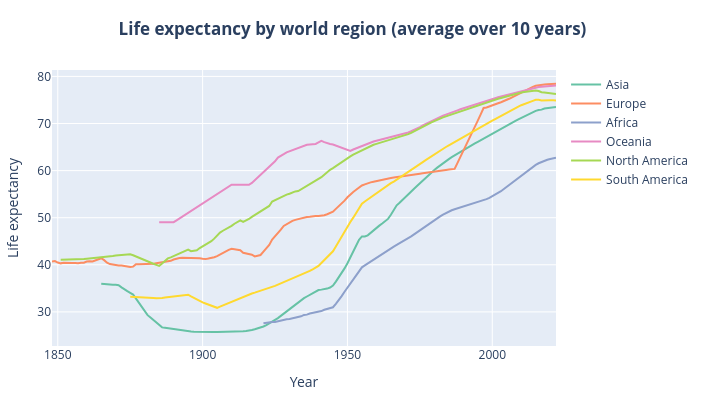

Write notebook code for a chart like this one.
### Markdown cell above
I want to smoothen the lines

### Code cell
WINDOW = 10  # number of years to average over

data = []
for region in regions:
    df_r = df_regions_life[df_regions_life['World region'] == region].sort_values('Year')
    smoothed = df_r['Life expectancy at birth'].rolling(window=WINDOW, center=True, min_periods=1).mean()
    
    data.append(go.Scatter(
        x=df_r['Year'],
        y=smoothed,
        mode='lines',
        name=region,
        marker=dict(color=colors_hex[region])
    ))

layout = go.Layout(
    title = '<b>Life expectancy by world region (average over {} years)</b>'.format(WINDOW),
    title_x = 0.5,
    xaxis = dict(title='Year'),
    yaxis = dict(title='Life expectancy'),
    width=WIDTH,
    height=HEIGHT-100,
    margin=dict(l=20, r=20, t=70, b=20)
    )

fig = go.Figure(data=data, layout=layout)
pyo.plot(fig, filename='smoothlines_life.html', config=dict(displayModeBar=True), auto_open=False)
fig.show()

### Figure 1 — Plotly figure (JSON) as saved in the notebook; plotly's stock layout.template omitted (floating-point values rounded to 4 significant figures; data arrays with more than 128 entries replaced by an {"elided": "..."} marker saying what was removed)
{"data": [{"marker": {"color": "#66c2a5"}, "mode": "lines", "name": "Asia", "type": "scatter", "x": {"elided": "158 int values"}, "y": {"elided": "158 float values"}}, {"marker": {"color": "#fc8d62"}, "mode": "lines", "name": "Europe", "type": "scatter", "x": {"elided": "175 int values"}, "y": {"elided": "175 float values"}}, {"marker": {"color": "#8da0cb"}, "mode": "lines", "name": "Africa", "type": "scatter", "x": [1921, 1922, 1923, 1924, 1925, 1926, 1927, 1928, 1929, 1930, 1931, 1932, 1933, 1934, 1935, 1936, 1937, 1938, 1939, 1940, 1941, 1942, 1943, 1944, 1945, 1946, 1947, 1948, 1949, 1950, 1951, 1952, 1953, 1954, 1955, 1956, 1957, 1958, 1959, 1960, 1961, 1962, 1963, 1964, 1965, 1966, 1967, 1968, 1969, 1970, 1971, 1972, 1973, 1974, 1975, 1976, 1977, 1978, 1979, 1980, 1981, 1982, 1983, 1984, 1985, 1986, 1987, 1988, 1989, 1990, 1991, 1992, 1993, 1994, 1995, 1996, 1997, 1998, 1999, 2000, 2001, 2002, 2003, 2004, 2005, 2006, 2007, 2008, 2009, 2010, 2011, 2012, 2013, 2014, 2015, 2016, 2017, 2018, 2019, 2020, 2021, 2022], "y": [27.58, 27.67, 27.84, 27.86, 27.87, 28.05, 28.23, 28.36, 28.45, 28.51, 28.62, 28.68, 28.82, 29.06, 29.35, 29.42, 29.65, 29.77, 29.83, 30.02, 30.17, 30.46, 30.64, 30.82, 30.98, 31.69, 32.41, 33.33, 34.27, 35.14, 36.03, 36.9, 37.71, 38.55, 39.46, 39.89, 40.3, 40.71, 41.13, 41.55, 41.95, 42.32, 42.73, 43.14, 43.49, 43.87, 44.24, 44.58, 44.92, 45.27, 45.63, 46.04, 46.47, 46.89, 47.34, 47.79, 48.26, 48.74, 49.14, 49.52, 49.91, 50.26, 50.64, 50.98, 51.31, 51.58, 51.8, 51.99, 52.24, 52.47, 52.69, 52.87, 53.01, 53.13, 53.27, 53.46, 53.68, 53.93, 54.2, 54.51, 54.83, 55.21, 55.63, 56.09, 56.56, 57.03, 57.51, 58.01, 58.52, 59.01, 59.48, 59.94, 60.37, 60.8, 61.22, 61.56, 61.82, 62.14, 62.29, 62.45, 62.59, 62.73]}, {"marker": {"color": "#e78ac3"}, "mode": "lines", "name": "Oceania", "type": "scatter", "x": {"elided": "138 int values"}, "y": {"elided": "138 float values"}}, {"marker": {"color": "#a6d854"}, "mode": "lines", "name": "North America", "type": "scatter", "x": {"elided": "172 int values"}, "y": {"elided": "172 float values"}}, {"marker": {"color": "#ffd92f"}, "mode": "lines", "name": "South America", "type": "scatter", "x": {"elided": "148 int values"}, "y": {"elided": "148 float values"}}], "layout": {"height": 400, "margin": {"b": 20, "l": 20, "r": 20, "t": 70}, "title": {"text": "<b>Life expectancy by world region (average over 10 years)</b>", "x": 0.5}, "width": 705, "xaxis": {"title": {"text": "Year"}}, "yaxis": {"title": {"text": "Life expectancy"}}}}
